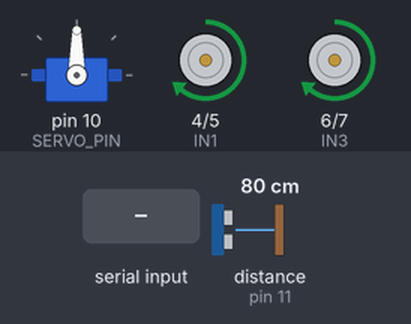
Simulated run of this sketch. Board: Arduino Uno, built with avr-gcc and run on an emulated ATmega328P. Shown: servo, motor-driver pin pairs drawn as motors (green arrow = first pin HIGH = forward, orange = second pin HIGH = backward, longer = more drive, scaled by the enable pin). Wiring (inferred from the names in the program): ultrasonic range finder: trigger pin 12; echo pin 11. The test bench sets the inputs (shaded band); at power-on: distance to the obstacle (sensor on pin 11) 80 cm. The echo pulse lasts 58.3 µs per cm; what the sketch prints to the serial monitor is not drawn.

Above: at 1.2 s.
1.3 s: distance to the obstacle (sensor on pin 11) set to 13 cm
2.8 s: distance to the obstacle (sensor on pin 11) set to 10 cm
At 3.1 s:
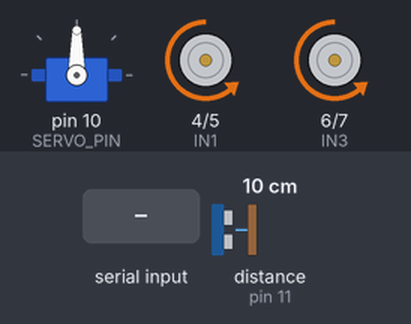
5.8 s: distance to the obstacle (sensor on pin 11) set to 18 cm
At 6.7 s:
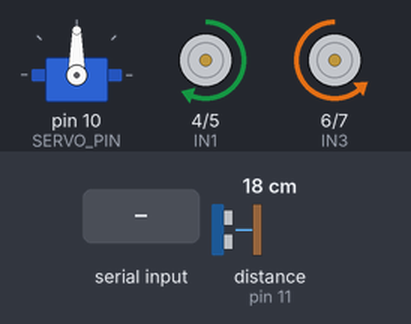
8.4 s: "L" received over Serial
At 8.8 s:
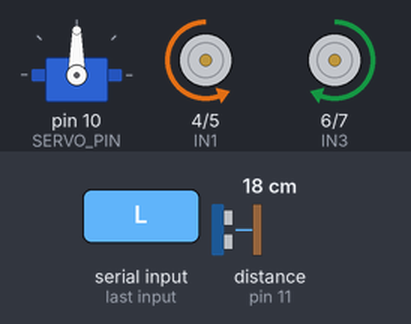
10.5 s: distance to the obstacle (sensor on pin 11) set to 2 cm
At 11.4 s:
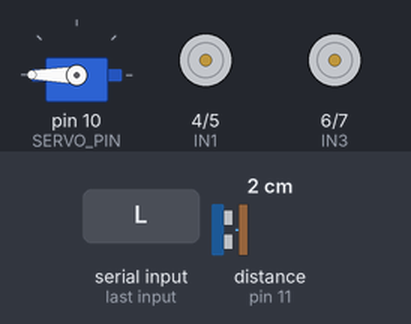
13.5 s: distance to the obstacle (sensor on pin 11) set to 35 cm
At 13.8 s:
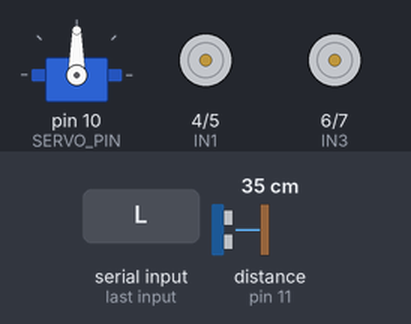
Timing chart, 0 to 16.5 s (numbered marks = the images above; inputs shaded):
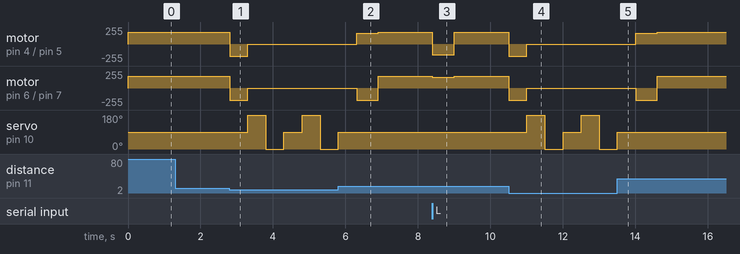

Measured:
- the behaviour switches between 12 and 11 cm on distance to the obstacle (sensor on pin 11) (found by bisection; images 0 and 1)
- after the input at 1.3 s, every drawn part: stays the same
- after the input at 2.8 s, motor on pin 4 (IN1) / pin 5 (IN2), motor on pin 6 (IN3) / pin 7 (IN4): forward 180/255 → backward 180/255 at once, → stopped 0.50 s later; servo on pin 10 (SERVO_PIN): 90° → 180° after 0.50 s, → 0° 0.50 s later, → 90° 0.50 s later, → 180° 0.50 s later, … (5 changes in this stretch)
- after the input at 5.8 s, motor on pin 4 (IN1) / pin 5 (IN2): stopped → forward 160/255 after 0.51 s, → forward 180/255 0.60 s later; motor on pin 6 (IN3) / pin 7 (IN4): stopped → backward 180/255 after 0.51 s, → forward 180/255 0.60 s later; servo on pin 10 (SERVO_PIN): goes on until 5.8 s, then stays 90°
- after the input at 8.4 s, motor on pin 4 (IN1) / pin 5 (IN2): forward 180/255 → backward 160/255 at once, → forward 180/255 0.60 s later; motor on pin 6 (IN3) / pin 7 (IN4): forward 180/255 → forward 160/255 at once, → forward 180/255 0.60 s later
- after the input at 10.5 s, motor on pin 4 (IN1) / pin 5 (IN2), motor on pin 6 (IN3) / pin 7 (IN4): forward 180/255 → backward 180/255 at once, → stopped 0.50 s later; servo on pin 10 (SERVO_PIN): 90° → 180° after 0.50 s, → 0° 0.50 s later, → 90° 0.50 s later, → 180° 0.50 s later, … (5 changes in this stretch)
- after the input at 13.5 s, servo on pin 10 (SERVO_PIN): goes on until 13.5 s, then stays 90°

The sketch:

Robotic_Car.ino
```cpp
/*
 * Autonomous Robot Car using L298N Motor Driver
 * Features:
 * - Obstacle avoidance
 * - Ultrasonic distance sensing
 */

#include <Servo.h>

// Motor A (Left) pins
#define IN1 4  // Motor A direction control 1
#define IN2 5  // Motor A direction control 2
#define ENA 3  // Motor A speed control (PWM)

// Motor B (Right) pins
#define IN3 6  // Motor B direction control 1
#define IN4 7  // Motor B direction control 2
#define ENB 9  // Motor B speed control (PWM)

// Ultrasonic sensor pins
#define TRIG_PIN 12
#define ECHO_PIN 11

// Servo pin
#define SERVO_PIN 10

// Constants
#define MOTOR_SPEED    180  // Default motor speed (0-255)
#define TURN_SPEED     160  // Speed during turns
#define MIN_DISTANCE   10   // Minimum safe distance (cm)
#define SERVO_CENTER   90   // Center position for servo
#define SERVO_LEFT     180  // Leftmost servo angle
#define SERVO_RIGHT    0    // Rightmost servo angle
#define TURN_TIME      600  // Time for turning (ms)
#define RETRY_LIMIT    3    // Maximum retries for obstacle avoidance

// Create servo object
Servo servoHead;

// Variables
int currentDistance = 0;
int leftDistance = 0;
int rightDistance = 0;
char command;

void setup() {
  Serial.begin(9600);  // Initialize serial communication

  // Configure motor control pins
  pinMode(IN1, OUTPUT);
  pinMode(IN2, OUTPUT);
  pinMode(IN3, OUTPUT);
  pinMode(IN4, OUTPUT);
  pinMode(ENA, OUTPUT);
  pinMode(ENB, OUTPUT);

  // Configure ultrasonic sensor pins
  pinMode(TRIG_PIN, OUTPUT);
  pinMode(ECHO_PIN, INPUT);

  // Initialize the servo and set to center position
  servoHead.attach(SERVO_PIN);
  servoHead.write(SERVO_CENTER);

  // Ensure motors are stopped at startup
  stopMotors();

  Serial.println("Robot Car Ready!");
}

void loop() {
  if (Serial.available() > 0) {
    // Read command from Serial (Bluetooth or USB)
    command = Serial.read();
    handleCommand(command);
  } else {
    // Autonomous mode
    autonomousMode();
  }
}

void autonomousMode() {
  currentDistance = getDistance();

  if (currentDistance > MIN_DISTANCE) {
    moveForward();
  } else {
    handleObstacle();
  }
}

void handleObstacle() {
  stopMotors();
  moveBackward();
  delay(500);
  stopMotors();

  for (int retry = 0; retry < RETRY_LIMIT; retry++) {
    // Look left
    servoHead.write(SERVO_LEFT);
    delay(500);
    leftDistance = getDistance();

    // Look right
    servoHead.write(SERVO_RIGHT);
    delay(500);
    rightDistance = getDistance();

    // Return to center
    servoHead.write(SERVO_CENTER);
    delay(500);

    if (leftDistance > rightDistance && leftDistance > MIN_DISTANCE) {
      turnLeft();
      return;
    } else if (rightDistance > MIN_DISTANCE) {
      turnRight();
      return;
    }
  }

  // If retries exhausted, turn around
  turnLeft();
  turnLeft();
}

// Motor Control Functions
void moveForward() {
  digitalWrite(IN1, HIGH);
  digitalWrite(IN2, LOW);
  digitalWrite(IN3, HIGH);
  digitalWrite(IN4, LOW);
  analogWrite(ENA, MOTOR_SPEED);
  analogWrite(ENB, MOTOR_SPEED);
}

void moveBackward() {
  digitalWrite(IN1, LOW);
  digitalWrite(IN2, HIGH);
  digitalWrite(IN3, LOW);
  digitalWrite(IN4, HIGH);
  analogWrite(ENA, MOTOR_SPEED);
  analogWrite(ENB, MOTOR_SPEED);
}

void turnLeft() {
  digitalWrite(IN1, LOW);
  digitalWrite(IN2, HIGH);
  digitalWrite(IN3, HIGH);
  digitalWrite(IN4, LOW);
  analogWrite(ENA, TURN_SPEED);
  analogWrite(ENB, TURN_SPEED);
  delay(TURN_TIME);
  stopMotors();
}

void turnRight() {
  digitalWrite(IN1, HIGH);
  digitalWrite(IN2, LOW);
  digitalWrite(IN3, LOW);
  digitalWrite(IN4, HIGH);
  analogWrite(ENA, TURN_SPEED);
  analogWrite(ENB, TURN_SPEED);
  delay(TURN_TIME);
  stopMotors();
}

void stopMotors() {
  digitalWrite(IN1, LOW);
  digitalWrite(IN2, LOW);
  digitalWrite(IN3, LOW);
  digitalWrite(IN4, LOW);
  analogWrite(ENA, 0);
  analogWrite(ENB, 0);
}

// Sensor Functions
int getDistance() {
  digitalWrite(TRIG_PIN, LOW);
  delayMicroseconds(2);

  // Send 10μs pulse to trigger pin
  digitalWrite(TRIG_PIN, HIGH);
  delayMicroseconds(10);
  digitalWrite(TRIG_PIN, LOW);

  // Measure echo time
  long duration = pulseIn(ECHO_PIN, HIGH);

  // Convert to distance in cm
  return duration * 0.034 / 2;
}

// Command Handler
void handleCommand(char cmd) {
  switch (cmd) {
    case 'F': // Move forward
      moveForward();
      break;
    case 'B': // Move backward
      moveBackward();
      break;
    case 'L': // Turn left
      turnLeft();
      break;
    case 'R': // Turn right
      turnRight();
      break;
    case 'S': // Stop
    default:
      stopMotors();
      break;
  }
}
```
